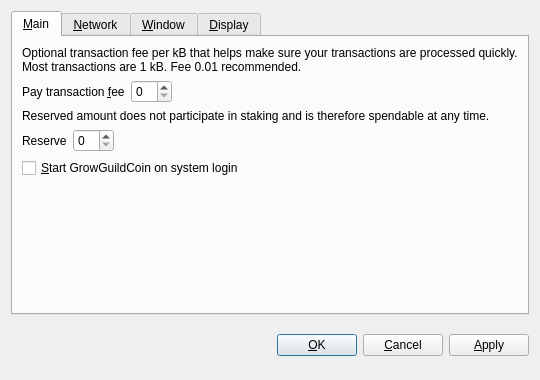
<?xml version="1.0" encoding="UTF-8"?>
<ui version="4.0">
 <class>OptionsDialog</class>
 <widget class="QDialog" name="OptionsDialog">
  <property name="geometry">
   <rect>
    <x>0</x>
    <y>0</y>
    <width>540</width>
    <height>380</height>
   </rect>
  </property>
  <property name="windowTitle">
   <string>Options</string>
  </property>
  <property name="modal">
   <bool>true</bool>
  </property>
  <layout class="QVBoxLayout" name="verticalLayout">
   <item>
    <widget class="QTabWidget" name="tabWidget">
     <property name="tabPosition">
      <enum>QTabWidget::North</enum>
     </property>
     <property name="currentIndex">
      <number>0</number>
     </property>
     <widget class="QWidget" name="tabMain">
      <attribute name="title">
       <string>&amp;Main</string>
      </attribute>
      <layout class="QVBoxLayout" name="verticalLayout_Main">
       <item>
        <widget class="QLabel" name="transactionFeeInfoLabel">
         <property name="text">
          <string>Optional transaction fee per kB that helps make sure your transactions are processed quickly. Most transactions are 1 kB. Fee 0.01 recommended.</string>
         </property>
         <property name="textFormat">
          <enum>Qt::PlainText</enum>
         </property>
         <property name="wordWrap">
          <bool>true</bool>
         </property>
        </widget>
       </item>
       <item>
        <layout class="QHBoxLayout" name="horizontalLayoutFee">
         <item>
          <widget class="QLabel" name="transactionFeeLabel">
           <property name="text">
            <string>Pay transaction &amp;fee</string>
           </property>
           <property name="textFormat">
            <enum>Qt::PlainText</enum>
           </property>
           <property name="buddy">
            <cstring>transactionFee</cstring>
           </property>
          </widget>
         </item>
         <item>
          <widget class="BitcoinAmountField" name="transactionFee"/>
         </item>
         <item>
          <spacer name="horizontalSpacerFee">
           <property name="orientation">
            <enum>Qt::Horizontal</enum>
           </property>
           <property name="sizeHint" stdset="0">
            <size>
             <width>40</width>
             <height>20</height>
            </size>
           </property>
          </spacer>
         </item>
        </layout>
       </item>
       <item>
        <widget class="QLabel" name="reserveBalanceInfoLabel">
         <property name="text">
          <string>Reserved amount does not participate in staking and is therefore spendable at any time.</string>
         </property>
         <property name="textFormat">
          <enum>Qt::PlainText</enum>
         </property>
         <property name="wordWrap">
          <bool>true</bool>
         </property>
        </widget>
       </item>
       <item>
        <layout class="QHBoxLayout" name="horizontalLayoutReserveBalance">
         <item>
          <widget class="QLabel" name="reserveBalanceLabel">
           <property name="text">
            <string>Reserve</string>
           </property>
           <property name="textFormat">
            <enum>Qt::PlainText</enum>
           </property>
           <property name="buddy">
            <cstring>reserveBalance</cstring>
           </property>
          </widget>
         </item>
         <item>
          <widget class="BitcoinAmountField" name="reserveBalance"/>
         </item>
         <item>
          <spacer name="horizontalSpacerReserveBalance">
           <property name="orientation">
            <enum>Qt::Horizontal</enum>
           </property>
           <property name="sizeHint" stdset="0">
            <size>
             <width>40</width>
             <height>20</height>
            </size>
           </property>
          </spacer>
         </item>
        </layout>
       </item>
       <item>
        <widget class="QCheckBox" name="bitcoinAtStartup">
         <property name="toolTip">
          <string>Automatically start GrowGuildCoin after logging in to the system.</string>
         </property>
         <property name="text">
          <string>&amp;Start GrowGuildCoin on system login</string>
         </property>
        </widget>
       </item>
       <item>
        <spacer name="verticalSpacer_Main">
         <property name="orientation">
          <enum>Qt::Vertical</enum>
         </property>
         <property name="sizeHint" stdset="0">
          <size>
           <width>20</width>
           <height>40</height>
          </size>
         </property>
        </spacer>
       </item>
      </layout>
     </widget>
     <widget class="QWidget" name="tabNetwork">
      <attribute name="title">
       <string>&amp;Network</string>
      </attribute>
      <layout class="QVBoxLayout" name="verticalLayout_Network">
       <item>
        <widget class="QCheckBox" name="mapPortUpnp">
         <property name="toolTip">
          <string>Automatically open the GrowGuildCoin client port on the router. This only works when your router supports UPnP and it is enabled.</string>
         </property>
         <property name="text">
          <string>Map port using &amp;UPnP</string>
         </property>
        </widget>
       </item>
       <item>
        <widget class="QCheckBox" name="connectSocks">
         <property name="toolTip">
          <string>Connect to the GrowGuildCoin network through a SOCKS5 proxy (e.g. when connecting through Tor).</string>
         </property>
         <property name="text">
          <string>&amp;Connect through SOCKS5 proxy:</string>
         </property>
        </widget>
       </item>
       <item>
        <layout class="QHBoxLayout" name="horizontalLayout_Network">
         <item>
          <widget class="QLabel" name="proxyIpLabel">
           <property name="text">
            <string>Proxy &amp;IP:</string>
           </property>
           <property name="textFormat">
            <enum>Qt::PlainText</enum>
           </property>
           <property name="buddy">
            <cstring>proxyIp</cstring>
           </property>
          </widget>
         </item>
         <item>
          <widget class="QValidatedLineEdit" name="proxyIp">
           <property name="maximumSize">
            <size>
             <width>140</width>
             <height>16777215</height>
            </size>
           </property>
           <property name="toolTip">
            <string>IP address of the proxy (e.g. 127.0.0.1)</string>
           </property>
          </widget>
         </item>
         <item>
          <widget class="QLabel" name="proxyPortLabel">
           <property name="text">
            <string>&amp;Port:</string>
           </property>
           <property name="textFormat">
            <enum>Qt::PlainText</enum>
           </property>
           <property name="buddy">
            <cstring>proxyPort</cstring>
           </property>
          </widget>
         </item>
         <item>
          <widget class="QLineEdit" name="proxyPort">
           <property name="maximumSize">
            <size>
             <width>55</width>
             <height>16777215</height>
            </size>
           </property>
           <property name="toolTip">
            <string>Port of the proxy (e.g. 9050)</string>
           </property>
          </widget>
         </item>
         <item>
          <spacer name="horizontalSpacer_Network">
           <property name="orientation">
            <enum>Qt::Horizontal</enum>
           </property>
           <property name="sizeHint" stdset="0">
            <size>
             <width>40</width>
             <height>20</height>
            </size>
           </property>
          </spacer>
         </item>
        </layout>
       </item>
       <item>
        <spacer name="verticalSpacer_Network">
         <property name="orientation">
          <enum>Qt::Vertical</enum>
         </property>
         <property name="sizeHint" stdset="0">
          <size>
           <width>20</width>
           <height>40</height>
          </size>
         </property>
        </spacer>
       </item>
      </layout>
     </widget>
     <widget class="QWidget" name="tabWindow">
      <attribute name="title">
       <string>&amp;Window</string>
      </attribute>
      <layout class="QVBoxLayout" name="verticalLayout_Window">
       <item>
        <widget class="QCheckBox" name="minimizeToTray">
         <property name="toolTip">
          <string>Show only a tray icon after minimizing the window.</string>
         </property>
         <property name="text">
          <string>&amp;Minimize to the tray instead of the taskbar</string>
         </property>
        </widget>
       </item>
       <item>
        <widget class="QCheckBox" name="minimizeOnClose">
         <property name="toolTip">
          <string>Minimize instead of exit the application when the window is closed. When this option is enabled, the application will be closed only after selecting Quit in the menu.</string>
         </property>
         <property name="text">
          <string>M&amp;inimize on close</string>
         </property>
        </widget>
       </item>
       <item>
        <spacer name="verticalSpacer_Window">
         <property name="orientation">
          <enum>Qt::Vertical</enum>
         </property>
         <property name="sizeHint" stdset="0">
          <size>
           <width>20</width>
           <height>40</height>
          </size>
         </property>
        </spacer>
       </item>
      </layout>
     </widget>
     <widget class="QWidget" name="tabDisplay">
      <attribute name="title">
       <string>&amp;Display</string>
      </attribute>
      <layout class="QVBoxLayout" name="verticalLayout_Display">
       <item>
        <layout class="QHBoxLayout" name="horizontalLayout_1_Display">
         <item>
          <widget class="QLabel" name="langLabel">
           <property name="text">
            <string>User Interface &amp;language:</string>
           </property>
           <property name="textFormat">
            <enum>Qt::PlainText</enum>
           </property>
           <property name="buddy">
            <cstring>lang</cstring>
           </property>
          </widget>
         </item>
         <item>
          <widget class="QValueComboBox" name="lang">
           <property name="toolTip">
            <string>The user interface language can be set here. This setting will take effect after restarting GrowGuildCoin.</string>
           </property>
          </widget>
         </item>
        </layout>
       </item>
       <item>
        <layout class="QHBoxLayout" name="horizontalLayout_2_Display">
         <item>
          <widget class="QLabel" name="unitLabel">
           <property name="text">
            <string>&amp;Unit to show amounts in:</string>
           </property>
           <property name="textFormat">
            <enum>Qt::PlainText</enum>
           </property>
           <property name="buddy">
            <cstring>unit</cstring>
           </property>
          </widget>
         </item>
         <item>
          <widget class="QValueComboBox" name="unit">
           <property name="toolTip">
            <string>Choose the default subdivision unit to show in the interface and when sending coins.</string>
           </property>
          </widget>
         </item>
        </layout>
       </item>
       <item>
        <widget class="QCheckBox" name="coinControlFeatures">
         <property name="toolTip">
          <string>Whether to show coin control features or not.</string>
         </property>
         <property name="text">
          <string>Display coin &amp;control features (experts only!)</string>
         </property>
        </widget>
       </item>
       <item>
        <widget class="QCheckBox" name="useBlackTheme">
         <property name="text">
          <string>Use black visual theme (requires restart)</string>
         </property>
        </widget>
       </item>
       <item>
        <spacer name="verticalSpacer_Display">
         <property name="orientation">
          <enum>Qt::Vertical</enum>
         </property>
         <property name="sizeHint" stdset="0">
          <size>
           <width>20</width>
           <height>40</height>
          </size>
         </property>
        </spacer>
       </item>
      </layout>
     </widget>
    </widget>
   </item>
   <item>
    <layout class="QHBoxLayout" name="horizontalLayout_Buttons">
     <item>
      <spacer name="horizontalSpacer_1">
       <property name="orientation">
        <enum>Qt::Horizontal</enum>
       </property>
       <property name="sizeHint" stdset="0">
        <size>
         <width>40</width>
         <height>48</height>
        </size>
       </property>
      </spacer>
     </item>
     <item>
      <widget class="QLabel" name="statusLabel">
       <property name="font">
        <font>
         <weight>75</weight>
         <bold>true</bold>
        </font>
       </property>
       <property name="text">
        <string/>
       </property>
       <property name="textFormat">
        <enum>Qt::PlainText</enum>
       </property>
       <property name="wordWrap">
        <bool>true</bool>
       </property>
      </widget>
     </item>
     <item>
      <spacer name="horizontalSpacer_2">
       <property name="orientation">
        <enum>Qt::Horizontal</enum>
       </property>
       <property name="sizeHint" stdset="0">
        <size>
         <width>40</width>
         <height>48</height>
        </size>
       </property>
      </spacer>
     </item>
     <item>
      <widget class="QPushButton" name="okButton">
       <property name="text">
        <string>&amp;OK</string>
       </property>
      </widget>
     </item>
     <item>
      <widget class="QPushButton" name="cancelButton">
       <property name="text">
        <string>&amp;Cancel</string>
       </property>
       <property name="autoDefault">
        <bool>false</bool>
       </property>
      </widget>
     </item>
     <item>
      <widget class="QPushButton" name="applyButton">
       <property name="text">
        <string>&amp;Apply</string>
       </property>
       <property name="autoDefault">
        <bool>false</bool>
       </property>
      </widget>
     </item>
    </layout>
   </item>
  </layout>
 </widget>
 <customwidgets>
  <customwidget>
   <class>BitcoinAmountField</class>
   <extends>QSpinBox</extends>
   <header>bitcoinamountfield.h</header>
  </customwidget>
  <customwidget>
   <class>QValueComboBox</class>
   <extends>QComboBox</extends>
   <header>qvaluecombobox.h</header>
  </customwidget>
  <customwidget>
   <class>QValidatedLineEdit</class>
   <extends>QLineEdit</extends>
   <header>qvalidatedlineedit.h</header>
  </customwidget>
 </customwidgets>
 <resources/>
 <connections/>
</ui>
